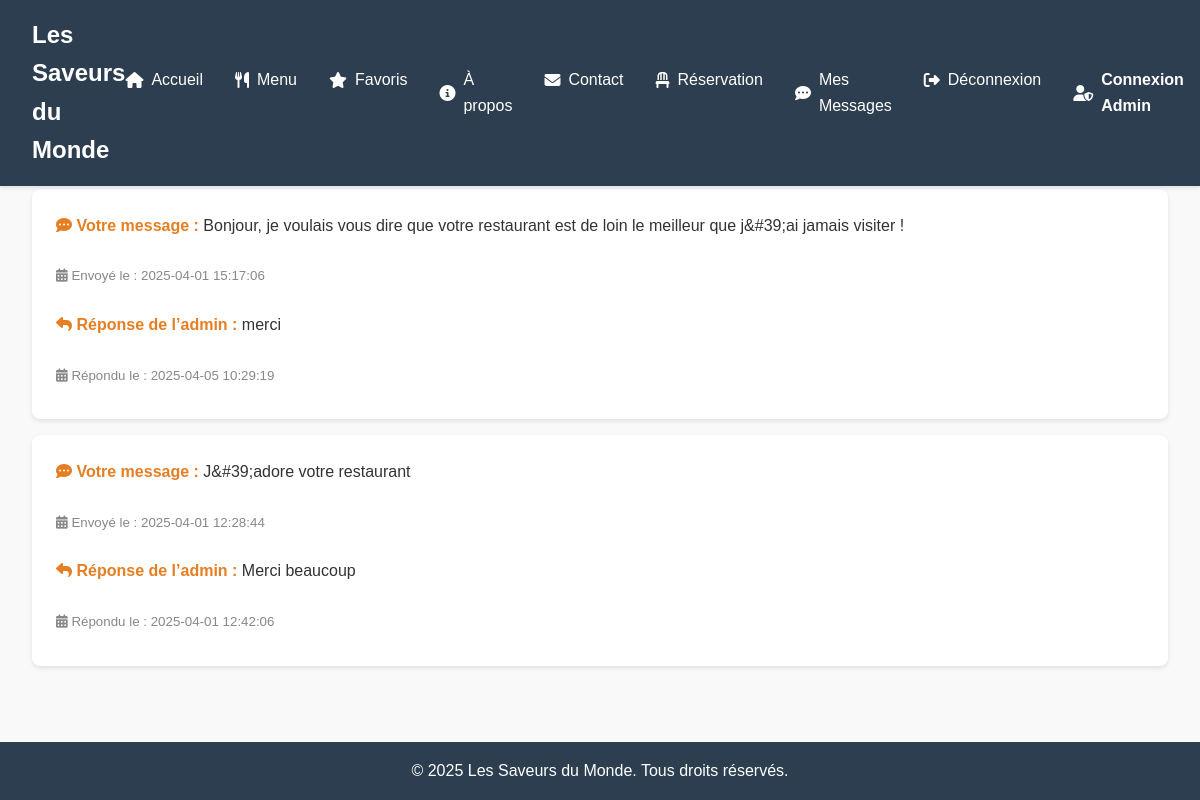
The app's page /pages/messages.php (signed in) with its own data.
### tables this page shows
CREATE TABLE IF NOT EXISTS `contact_messages` (
  `id` int NOT NULL AUTO_INCREMENT,
  `name` varchar(100) NOT NULL,
  `email` varchar(100) NOT NULL,
  `message` text NOT NULL,
  `created_at` timestamp NULL DEFAULT CURRENT_TIMESTAMP,
  `admin_reply` text,
  `reply_date` timestamp NULL DEFAULT NULL,
  PRIMARY KEY (`id`)
);

### pages/messages.php (the view, shortened to what this page needs)
<?php
require_once '../includes/config.php';
require_once '../includes/header.php';
try {
    $stmt = $pdo->prepare("SELECT * FROM contact_messages WHERE email = ? ORDER BY created_at DESC");
    $stmt->execute([$_SESSION['user_email']]);
    $messages = $stmt->fetchAll(PDO::FETCH_ASSOC);
} catch (PDOException $e) {
    $error = "Erreur lors de la récupération des messages : " . $e->getMessage();
    $messages = [];
}
?>
<main>
    <h1>Vos Messages</h1>
    <p>Connecté en tant que : <?php echo htmlspecialchars($_SESSION['user_email']); ?> | <a href="/pages/logout.php"><i class="fas fa-sign-out-alt"></i> Déconnexion</a></p>
    <section class="message-list">
        <?php if (empty($messages)): ?>
            <p>Aucun message trouvé.</p>
        <?php else: ?>
            <?php foreach ($messages as $message): ?>
                <div class="message-card">
                    <p><strong><i class="fas fa-comment-dots"></i> Votre message :</strong> <?php echo htmlspecialchars($message['message']); ?></p>
                    <p><small><i class="fas fa-calendar-alt"></i> Envoyé le : <?php echo $message['created_at']; ?></small></p>
                    <?php if ($message['admin_reply']): ?>
                        <p><strong><i class="fas fa-reply"></i> Réponse de l’admin :</strong> <?php echo htmlspecialchars($message['admin_reply']); ?></p>
                        <p><small><i class="fas fa-calendar-alt"></i> Répondu le : <?php echo $message['reply_date']; ?></small></p>
                    <?php else: ?>
                        <p><em><i class="fas fa-hourglass-half"></i> En attente de réponse...</em></p>
                    <?php endif; ?>
                </div>
            <?php endforeach; ?>
        <?php endif; ?>
    </section>
</main>
<?php require_once '../includes/footer.php'; ?>

### assets/css/style.css (style rules this page uses)
:root { --bg-color: #f9f9f9; --text-color: #333; --nav-bg: #2c3e50; --nav-text: white; --card-bg: white; --shadow: rgba(0, 0, 0, 0.1); --form-bg: linear-gradient(135deg, #ffffff, #f1f1f1); --form-border: #e67e22; }
* { margin: 0; padding: 0; box-sizing: border-box; }
html { height: 100%; }
body { font-family: Arial, sans-serif; line-height: 1.6; background: var(--bg-color); color: var(--text-color); min-height: 100%; display: flex; flex-direction: column; }
main { margin-top: 80px; padding: 2rem; flex: 1; }
.message-card { background: var(--card-bg); padding: 1.5rem; border-radius: 8px; box-shadow: 0 2px 4px var(--shadow); margin-bottom: 1rem; }
.message-card p { margin-bottom: 0.5rem; }
.message-card strong { color: #e67e22; }
.message-card small { color: #888; }
.message-list .message-card { background: var(--card-bg); padding: 1.5rem; border-radius: 8px; box-shadow: 0 2px 4px var(--shadow); display: grid; grid-template-columns: 1fr; gap: 1rem; }

### records on screen
contact_messages: message "Bonjour, je voulais vous dire que votre restaurant est de loin le meilleur que j&#39;ai jamais visiter !", created_at "2025-04-01 15:17:06", admin_reply "merci", reply_date "2025-04-05 10:29:19"
contact_messages: message "J&#39;adore votre restaurant", created_at "2025-04-01 12:28:44", admin_reply "Merci beaucoup", reply_date "2025-04-01 12:42:06"
